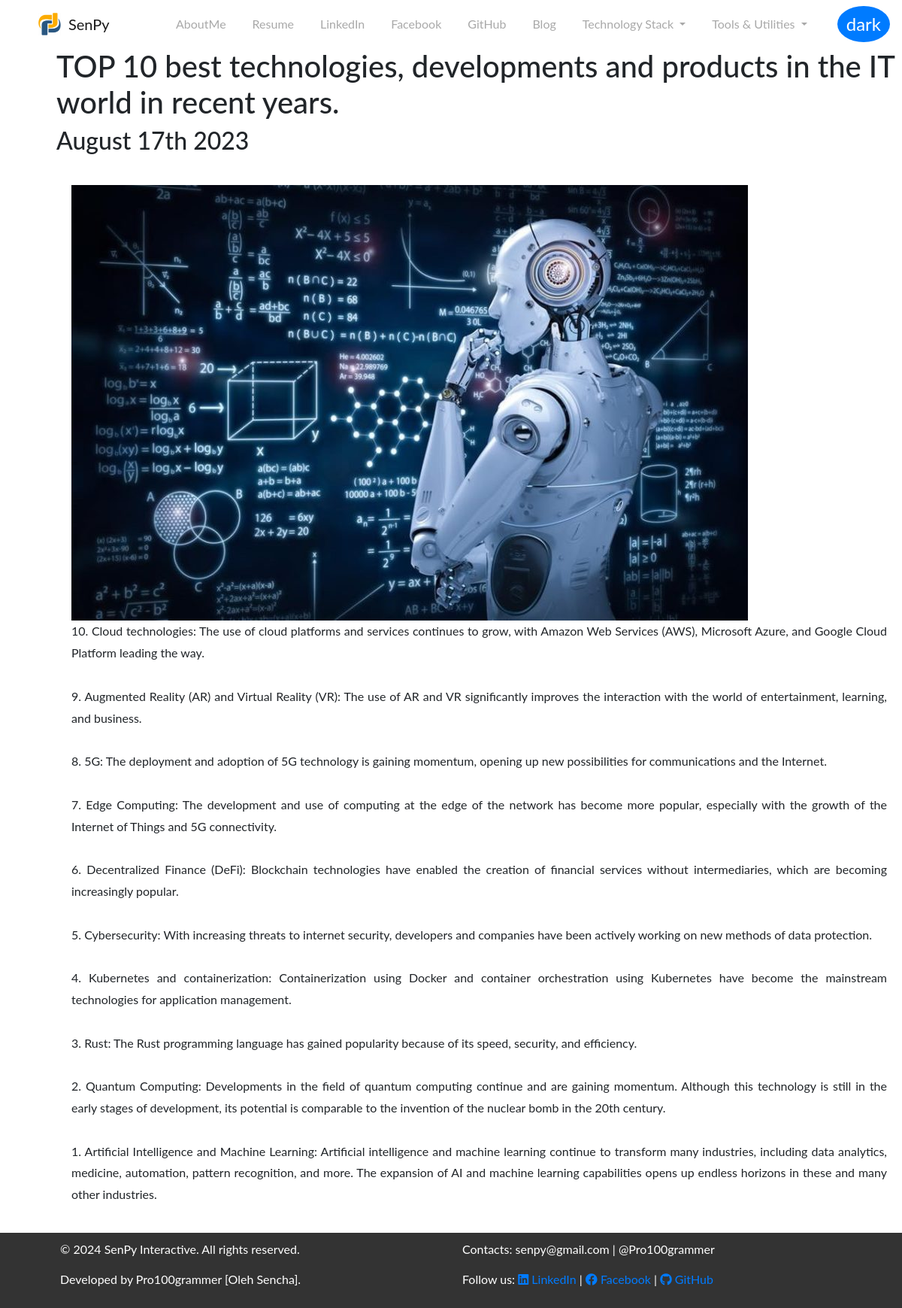
The app's page /blog/4/ with its own data.
### blog/models.py (models this page shows, shortened)
class Blog(models.Model):
    title = models.CharField(max_length=255)
    description = models.TextField()
    date = models.DateField()
    image = models.ImageField(upload_to='blog_images/', null=True, blank=True)
    cat = models.ForeignKey('PostCategory', on_delete=models.PROTECT, null=True)

### blog/views.py (the view)
# urls.py: path('<int:blog_id>/', views.detail, name='detail'),
def detail(request, blog_id):
    blog = get_object_or_404(Blog, pk=blog_id)
    return render(request, 'blog/detail.html', {'blog': blog})

### blog/templates/blog/detail.html
{% extends 'portfolio/base.html'%}
{% load static %}
{% block extra_styles %}
    <link rel="stylesheet" href="{% static 'blog/style_detail.css' %}">
{% endblock %}
{% block content %}
<div id="wrapper">
  <div class="content">
    <h1>{{ blog.title }}</h1>
    <h2>{{ blog.date | date:'F jS Y' }}</h2>
    <div class="article-content">
        <img src="{{ blog.image.url }}" alt="{{ blog.title }}" class="article-image">
        <p>{{ blog.description | linebreaksbr | safe }}</p>
    </div>
  </div>
</div>
{% endblock %}

### portfolio/static/portfolio/style.css (style rules this page uses)
@media (prefers-color-scheme: light) { html { color-scheme: light; } }
@media (prefers-color-scheme: light) { body { --bkg-color: #ffffff; --text-color: #000000; --border-bottom-color: darkgrey; --icon-color: #000000; --logo-text-color: #000000; --nav-link-color: darkgrey; --nav-link-color-hov: #000000; --home-text-color: #000000; } }
[data-theme='light'] { --bkg-color: #ffffff; --text-color: #000000; --border-bottom-color: darkgrey; --icon-color: #000000; --logo-text-color: #000000; --nav-link-color: darkgrey; --nav-link-color-hov: #000000; --home-text-color: #000000; }
body { background-color: var(--bkg-color); font-family: 'Lato', sans-serif; overflow-x: hidden; }

### blog/static/blog/style_detail.css (style rules this page uses)
#wrapper { display: flex; flex-direction: column; min-height: 100vh; }
.content { flex: 1; margin-left: 75px; }
.article-content { margin: 0 auto; padding: 20px; font-size: 16px; line-height: 1.8; margin-top: 20px; text-align: justify; }

### records on screen
Blog: title "TOP 10 best technologies, developments and products in the IT world in recent years.", date "August 17th 2023", image (picture), description "10. Cloud technologies: The use of cloud platforms and services continues to grow, with Amazon Web Services (AWS), Microsoft Azure, and Google Cloud Platform leading the way. 9. Augmented Reality (AR) and Virtual Reality (VR): The use of AR and VR significantly improves the interaction with the world of entertainment, learning, and business. 8. 5G: The deployment and adoption of 5G technology is gaining momentum, opening up new possibilities for communications and the Internet. 7. Edge Computing: The development and use of computing at the edge of the network has become more popular, especially with the growth of the Internet of Things and 5G connectivity. 6. Decentralized Finance (DeFi):…"
